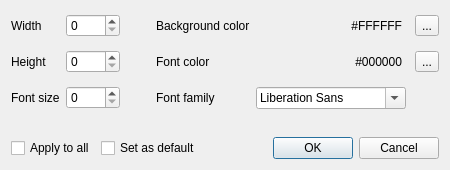
<?xml version="1.0" encoding="UTF-8"?>
<ui version="4.0">
 <class>Dialog</class>
 <widget class="QDialog" name="Dialog">
  <property name="windowModality">
   <enum>Qt::NonModal</enum>
  </property>
  <property name="geometry">
   <rect>
    <x>0</x>
    <y>0</y>
    <width>450</width>
    <height>170</height>
   </rect>
  </property>
  <property name="sizePolicy">
   <sizepolicy hsizetype="Fixed" vsizetype="Fixed">
    <horstretch>0</horstretch>
    <verstretch>0</verstretch>
   </sizepolicy>
  </property>
  <property name="minimumSize">
   <size>
    <width>450</width>
    <height>170</height>
   </size>
  </property>
  <property name="maximumSize">
   <size>
    <width>450</width>
    <height>170</height>
   </size>
  </property>
  <property name="windowTitle">
   <string>Default appearance</string>
  </property>
  <property name="modal">
   <bool>false</bool>
  </property>
  <layout class="QGridLayout" name="gridLayout_2">
   <item row="0" column="0">
    <layout class="QGridLayout" name="gridLayout">
     <item row="0" column="0">
      <widget class="QLabel" name="label">
       <property name="minimumSize">
        <size>
         <width>0</width>
         <height>30</height>
        </size>
       </property>
       <property name="text">
        <string>Width</string>
       </property>
      </widget>
     </item>
     <item row="0" column="1">
      <widget class="QSpinBox" name="widthBox">
       <property name="maximum">
        <number>9999</number>
       </property>
       <property name="singleStep">
        <number>25</number>
       </property>
      </widget>
     </item>
     <item row="0" column="2">
      <spacer name="horizontalSpacer">
       <property name="orientation">
        <enum>Qt::Horizontal</enum>
       </property>
       <property name="sizeType">
        <enum>QSizePolicy::Fixed</enum>
       </property>
       <property name="sizeHint" stdset="0">
        <size>
         <width>30</width>
         <height>20</height>
        </size>
       </property>
      </spacer>
     </item>
     <item row="0" column="3">
      <widget class="QLabel" name="label_3">
       <property name="text">
        <string>Background color</string>
       </property>
      </widget>
     </item>
     <item row="0" column="6">
      <widget class="QToolButton" name="backgroundButton">
       <property name="text">
        <string>...</string>
       </property>
      </widget>
     </item>
     <item row="1" column="0">
      <widget class="QLabel" name="label_2">
       <property name="minimumSize">
        <size>
         <width>0</width>
         <height>30</height>
        </size>
       </property>
       <property name="text">
        <string>Height</string>
       </property>
      </widget>
     </item>
     <item row="1" column="1">
      <widget class="QSpinBox" name="heightBox">
       <property name="maximum">
        <number>9999</number>
       </property>
       <property name="singleStep">
        <number>25</number>
       </property>
      </widget>
     </item>
     <item row="1" column="3">
      <widget class="QLabel" name="label_4">
       <property name="text">
        <string>Font color</string>
       </property>
      </widget>
     </item>
     <item row="1" column="6">
      <widget class="QToolButton" name="fontColorButton">
       <property name="text">
        <string>...</string>
       </property>
      </widget>
     </item>
     <item row="2" column="0">
      <widget class="QLabel" name="label_5">
       <property name="minimumSize">
        <size>
         <width>0</width>
         <height>30</height>
        </size>
       </property>
       <property name="text">
        <string>Font size</string>
       </property>
      </widget>
     </item>
     <item row="2" column="1">
      <widget class="QSpinBox" name="fontSizeBox"/>
     </item>
     <item row="2" column="3">
      <widget class="QLabel" name="label_6">
       <property name="text">
        <string>Font family</string>
       </property>
      </widget>
     </item>
     <item row="2" column="4" colspan="3">
      <widget class="QFontComboBox" name="fontFamilyCombo">
       <property name="sizePolicy">
        <sizepolicy hsizetype="Fixed" vsizetype="Fixed">
         <horstretch>0</horstretch>
         <verstretch>0</verstretch>
        </sizepolicy>
       </property>
       <property name="maximumSize">
        <size>
         <width>150</width>
         <height>16777215</height>
        </size>
       </property>
      </widget>
     </item>
     <item row="0" column="4">
      <widget class="QLabel" name="backgroundLabel">
       <property name="sizePolicy">
        <sizepolicy hsizetype="Expanding" vsizetype="Preferred">
         <horstretch>0</horstretch>
         <verstretch>0</verstretch>
        </sizepolicy>
       </property>
       <property name="text">
        <string>#FFFFFF</string>
       </property>
       <property name="alignment">
        <set>Qt::AlignRight|Qt::AlignTrailing|Qt::AlignVCenter</set>
       </property>
      </widget>
     </item>
     <item row="1" column="4">
      <widget class="QLabel" name="fontColorLabel">
       <property name="sizePolicy">
        <sizepolicy hsizetype="Expanding" vsizetype="Preferred">
         <horstretch>0</horstretch>
         <verstretch>0</verstretch>
        </sizepolicy>
       </property>
       <property name="text">
        <string>#000000</string>
       </property>
       <property name="alignment">
        <set>Qt::AlignRight|Qt::AlignTrailing|Qt::AlignVCenter</set>
       </property>
      </widget>
     </item>
     <item row="0" column="5">
      <spacer name="horizontalSpacer_2">
       <property name="orientation">
        <enum>Qt::Horizontal</enum>
       </property>
       <property name="sizeType">
        <enum>QSizePolicy::Fixed</enum>
       </property>
       <property name="sizeHint" stdset="0">
        <size>
         <width>1</width>
         <height>20</height>
        </size>
       </property>
      </spacer>
     </item>
    </layout>
   </item>
   <item row="2" column="0">
    <layout class="QHBoxLayout" name="horizontalLayout">
     <item>
      <widget class="QCheckBox" name="allBox">
       <property name="text">
        <string>Apply to all</string>
       </property>
      </widget>
     </item>
     <item>
      <widget class="QCheckBox" name="defaultBox">
       <property name="text">
        <string>Set as default</string>
       </property>
      </widget>
     </item>
     <item>
      <spacer name="horizontalSpacer_3">
       <property name="orientation">
        <enum>Qt::Horizontal</enum>
       </property>
       <property name="sizeHint" stdset="0">
        <size>
         <width>40</width>
         <height>20</height>
        </size>
       </property>
      </spacer>
     </item>
     <item>
      <widget class="QDialogButtonBox" name="buttonBox">
       <property name="orientation">
        <enum>Qt::Horizontal</enum>
       </property>
       <property name="standardButtons">
        <set>QDialogButtonBox::Cancel|QDialogButtonBox::Ok</set>
       </property>
      </widget>
     </item>
    </layout>
   </item>
   <item row="1" column="0">
    <spacer name="verticalSpacer">
     <property name="orientation">
      <enum>Qt::Vertical</enum>
     </property>
     <property name="sizeType">
      <enum>QSizePolicy::Expanding</enum>
     </property>
     <property name="sizeHint" stdset="0">
      <size>
       <width>20</width>
       <height>20</height>
      </size>
     </property>
    </spacer>
   </item>
  </layout>
 </widget>
 <resources/>
 <connections>
  <connection>
   <sender>buttonBox</sender>
   <signal>accepted()</signal>
   <receiver>Dialog</receiver>
   <slot>accept()</slot>
   <hints>
    <hint type="sourcelabel">
     <x>248</x>
     <y>254</y>
    </hint>
    <hint type="destinationlabel">
     <x>157</x>
     <y>274</y>
    </hint>
   </hints>
  </connection>
  <connection>
   <sender>buttonBox</sender>
   <signal>rejected()</signal>
   <receiver>Dialog</receiver>
   <slot>reject()</slot>
   <hints>
    <hint type="sourcelabel">
     <x>316</x>
     <y>260</y>
    </hint>
    <hint type="destinationlabel">
     <x>286</x>
     <y>274</y>
    </hint>
   </hints>
  </connection>
 </connections>
</ui>
